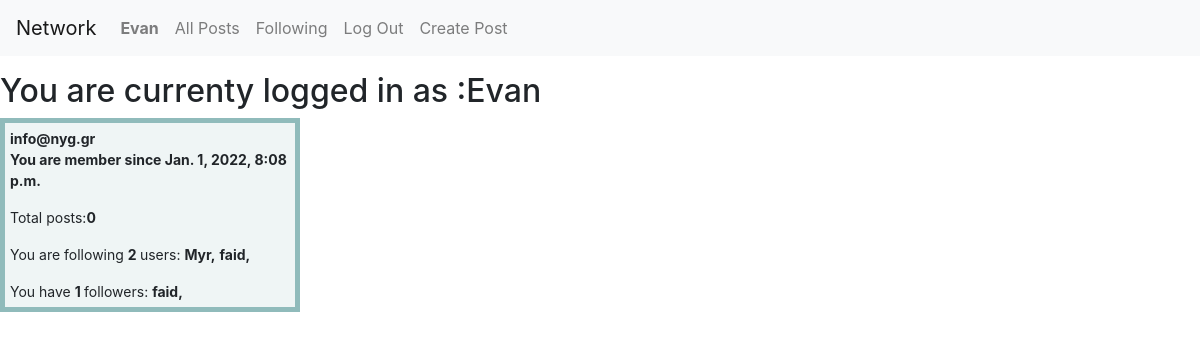
Page /profile/1 (signed in) on the earlier database version.
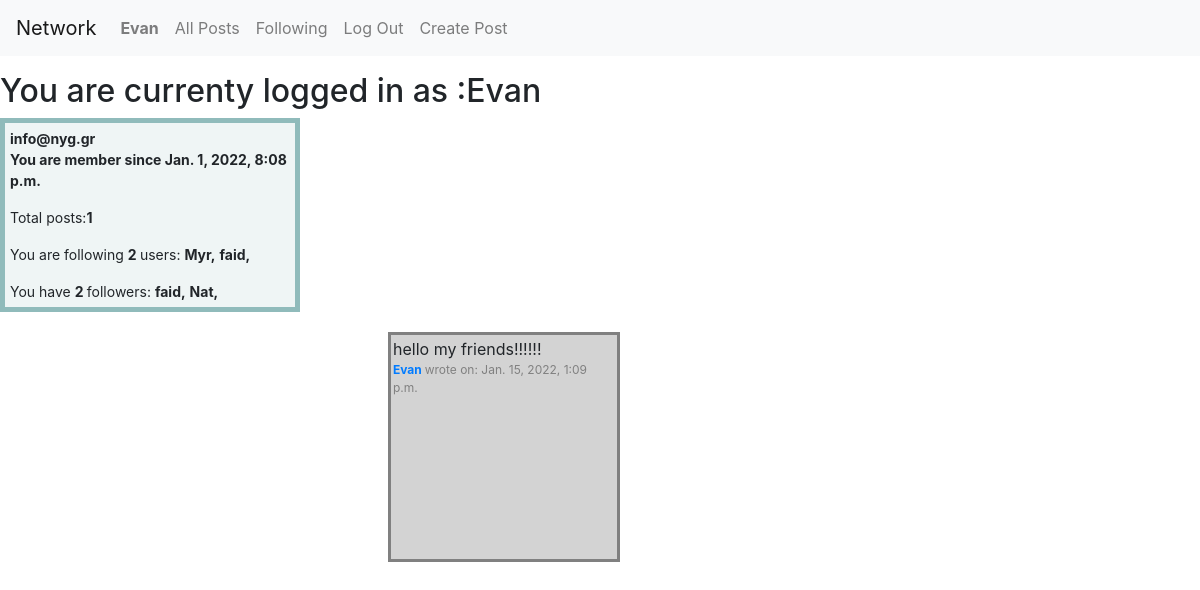
Same page on the later database version.
### network/models.py (models this page shows, shortened)
class User(AbstractUser):
    email=models.EmailField(max_length=254)
    date_joined = models.DateTimeField(default=timezone.now)
    following = models.ManyToManyField("User", blank="TRUE", related_name="followlist")
    def __str__(self):
        return f"{self.username}"

class Mypost(models.Model):
    description=models.CharField(max_length=300)
    created_date=models.DateTimeField(default=now, editable=False)
    owner=models.ForeignKey(User, on_delete=models.CASCADE, null="TRUE", blank="TRUE")
    objects = MypostManager()

### network/views.py (the view, shortened to what this page needs)
# urls.py: path("profile/<int:user_id>", views.profile, name="profile"),
@login_required
def profile(request, user_id):
    current_user = request.user
    targ_user = User.objects.get(id=user_id)
    user_posts=Mypost.objects.filter(owner_id=user_id)
    user_posts_count=user_posts.count()
    followinglist=current_user.followlist.all()
    followerslist=User.objects.filter(followlist=current_user)
    no_of_followers=len(followerslist)
    no_of_following=len(followinglist)
    print("Your followers are", followerslist)
    print(current_user.username)
    print("You r foollowing",followinglist)
    if targ_user in followinglist: #or listing in Listing.objects.filter(listing_owner=request.user):
        print(request.user,"you are following user", targ_user)
    created_date = timezone.now()
    if request.method=="POST" and "unfollow" in request.POST:
        targ_user.following.remove(current_user)
        print(followinglist)
        return render(request, "network/profile.html", {"targ_user": targ_user, "followinglist": followinglist,
                                                        "user_posts":user_posts,"user_posts_count":user_posts_count,
                                                        "no_of_following":no_of_following,"followerslist": followerslist,
                                                        "no_of_followers":no_of_followers})
    else:
        return render(request, "network/profile.html", {"targ_user": targ_user, "followinglist": followinglist,
                                                        "user_posts":user_posts,"user_posts_count":user_posts_count,
                                                        "no_of_following":no_of_following,"followerslist": followerslist,
                                                        "no_of_followers":no_of_followers})

### network/templates/network/profile.html (shortened to what this page needs)
{% extends "network/layout.html" %}
{% block body %}
{% ifequal request.user targ_user %}
 <h2>You are currenty logged in as :{{user.username}}</h2>
<div class= "prof"><strong> {{user.email}}</strong>
    <p><strong> You are member since {{user.date_joined}}</strong></p>
Total posts:<strong>{{user_posts_count}}</strong>
       You are following <strong>{{no_of_following}} </strong> users:
        {% for fol in followinglist %}
            <strong> {{fol.username}},</strong>
        {% endfor %}
          You have  <strong>{{no_of_followers}} </strong> followers:
        {% for fol in followerslist %}
      <strong> {{fol.username}},</strong>
        {% endfor %}
</div>
<p>
    {% endifequal %}
{% for user_post in user_posts %}
<ul>
<div class="post">{{user_post.description}}
    <p style= "color:grey; font-size:12px;"> <strong><a href="{% url 'profile' targ_user.id %}" > {{targ_user.username}} </strong></a> wrote on: {{user_post.created_date}} </p>
</div>
</ul>
{% endfor %}
{% endblock %}

### network/templates/network/layout.html (shortened to what this page needs)
{% load static %}
<!DOCTYPE html>
<html lang="en">
    <head>
        <link rel="stylesheet" href="https://stackpath.bootstrapcdn.com/bootstrap/4.4.1/css/bootstrap.min.css">
        <link href="{% static 'network/styles.css' %}" rel="stylesheet">
    </head>
    <body>
        <nav class="navbar navbar-expand-lg navbar-light bg-light">
            <a class="navbar-brand" href="#">Network</a>
            <div>
              <ul class="navbar-nav mr-auto">
                {% if user.is_authenticated %}
                    <li class="nav-item">
                        <a class="nav-link" href="{% url 'profile' user.id %}" ><strong>{{ user.username }}</strong></a>
                    </li>
                {% endif %}
                <li class="nav-item">
                  <a class="nav-link" href="{% url 'index' %}">All Posts</a>
                </li>
                {% if user.is_authenticated %}
                    <li class="nav-item">
                        <a class="nav-link" href="#">Following</a>
                    </li>
                    <li class="nav-item">
                        <a class="nav-link" href="{% url 'logout' %}">Log Out</a>
                    </li>
                  <li class="nav-item">
                        <a class="nav-link" href="{% url 'create_post' %}">Create Post</a>
                    </li>
                {% endif %}
              </ul>
            </div>
          </nav>
        <div class="body">
            {% block body %}
            {% endblock %}
        </div>
    </body>
</html>

Differences in the rows shown:
added User: username "Nat"
added Mypost: description "hello my friends!!!!!!", {{ targ_user.username }} "Evan", created_date "Jan. 15, 2022, 1:09 p.m."
Other differences:
{{ user_posts_count }}: "0" → "1"
{{ no_of_followers }}: "1" → "2"
